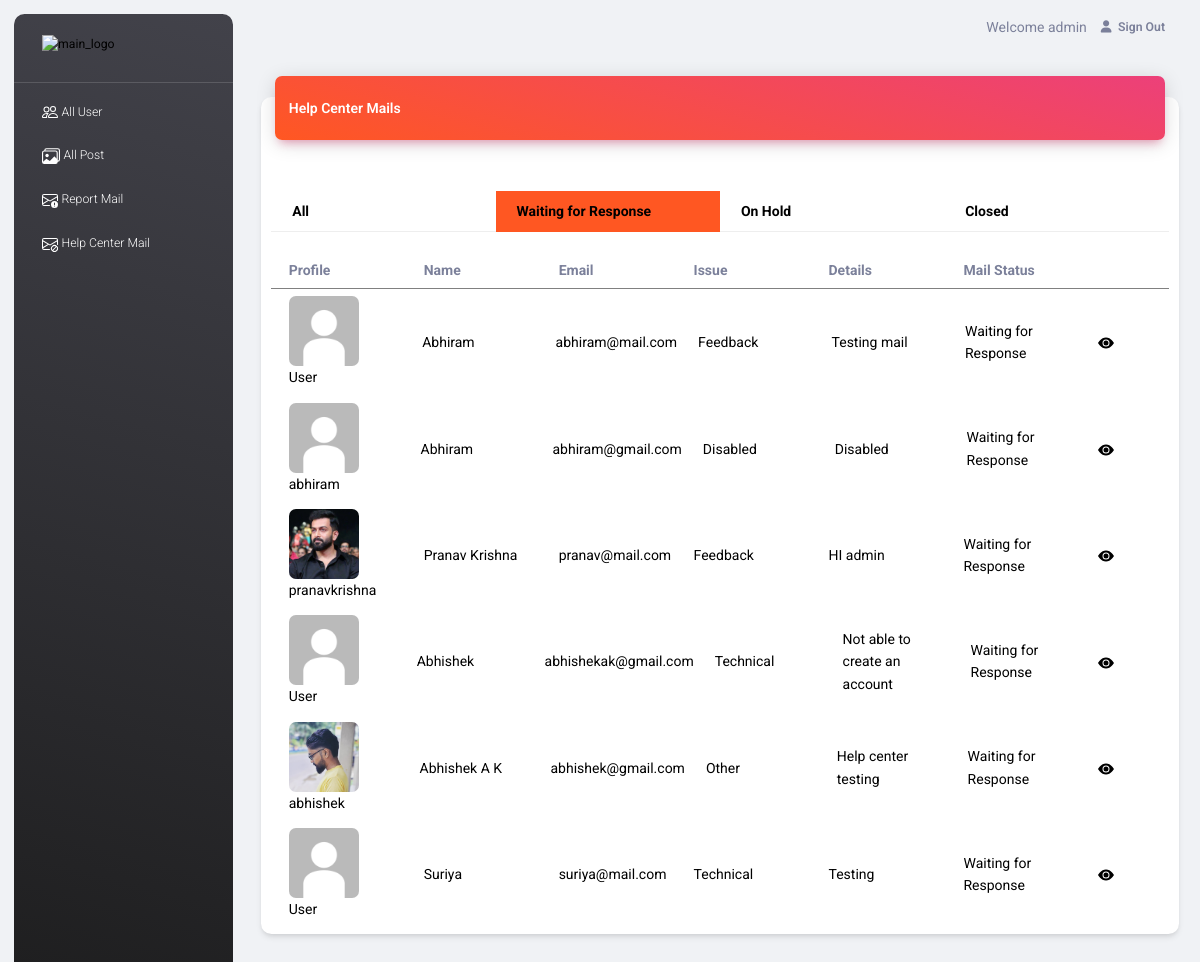
Page /admin_app/help_mail/ (signed in) on the committed database.
### Frontend/models.py (models this page shows)
class HelpCenterDB(models.Model):
    UserId = models.ForeignKey(RegisterDB, on_delete=models.CASCADE, null=True, blank=True)
    Name = models.CharField(max_length=100, null=True, blank=True)
    Email = models.CharField(max_length=100, null=True, blank=True)
    Issue = models.CharField(max_length=50, null=True, blank=True)
    Details = models.CharField(max_length=100, null=True, blank=True)
    created_at = models.DateTimeField(auto_now_add=True)
    MailComment = models.CharField(max_length=100, null=True, blank=True)
    MailStatus = models.IntegerField(default=0)

class RegisterDB(models.Model):
    UserId = models.AutoField(primary_key=True)
    Name = models.CharField(max_length=50, null=True, blank=True)
    Username = models.CharField(max_length=50, null=True, blank=True)
    Email = models.CharField(max_length=70, null=True, blank=True)
    Password = models.CharField(max_length=20, null=True, blank=True)
    DP = models.ImageField(upload_to="DP", default='default.jpg')
    Account_created = models.DateTimeField(auto_now_add=True)
    Status = models.IntegerField(default=0)

### admin_app/views.py (the view)
# urls.py: path('help_mail/', views.help_mail, name="help_mail"),
def help_mail(request):
    if 'username' in request.session:
        mails = HelpCenterDB.objects.all()
        waiting = HelpCenterDB.objects.filter(MailStatus=0)
        hold = HelpCenterDB.objects.filter(MailStatus=1)
        closed = HelpCenterDB.objects.filter(MailStatus=2)
        context = {
            'mails': mails,
            'waiting': waiting,
            'hold': hold,
            'closed': closed
        }
        return render(request, "help_mail.html", context)
    else:
        return redirect(admin_login)

### admin_app/templates/help_mail.html (shortened to what this page needs)
<!DOCTYPE html>
{% extends 'index.html' %}
{% block content %}
{% load static %}
<html lang="en">
<head>
</head>
<body>
<div class="container-fluid py-4">
    <div class="row">
        <div class="col-12">
            <div class="card my-4">
                <div class="card-header p-0 position-relative mt-n4 mx-3 z-index-2">
                    <div class="bg-gradient-primary shadow-primary border-radius-lg pt-4 pb-3">
                        <div class="row justify-content-between">
                            <div class="col-3">
                                <h6 class="text-white text-capitalize ps-3">Help Center Mails</h6>
                            </div>
                        </div>
                    </div>
                </div>
                <div class="card-body pb-2">
                    <div class="full inner_elements margin_top_30">
                        <div class="tab_style2">
                            <div class="tabbar">
                                <nav>
                                    <div class="row nav nav-tabs" id="nav-tab" role="tablist">
                                        <a aria-selected="false" class="col nav-item nav-link" data-toggle="tab"
                                           href="#all_mail" id="nav-all-tab" role="tab"><strong>All</strong></a>
                                        <a aria-selected="true" class=" col nav-item nav-link active" data-toggle="tab"
                                           href="#waiting_mail" id="nav-ongoing-tab" role="tab"><strong>
                                            Waiting for Response </strong></a>
                                        <a aria-selected="true" class=" col nav-item nav-link" data-toggle="tab"
                                           href="#pending_mail" id="nav-pending-tab" role="tab"><strong>
                                            On Hold </strong></a>
                                        <a aria-selected="false" class="col nav-item nav-link" data-toggle="tab"
                                           href="#closed_mail" id="nav-closed-tab" role="tab"><strong>
                                            Closed </strong></a>
                                    </div>
                                </nav>
                                <div class="tab-content" id="nav-tabContent">
                                    <div aria-labelledby="nav-ongoing-tab" class="tab-pane fade show active"
                                         id="waiting_mail"
                                         role="tabpanel">
                                        <div class="msg_list_main">
                                            <div>
                                                <div class="row p-2" style="border-bottom: 1px solid grey;">
                                                    <div class="col">
                                                        <b style="font-size:14px;">Profile</b>
                                                    </div>
                                                    <div class="col">
                                                        <b style="font-size:14px;">Name</b>
                                                    </div>
                                                    <div class="col">
                                                        <b style="font-size:14px;">Email</b>
                                                    </div>
                                                    <div class="col">
                                                        <b style="font-size:14px;">Issue</b>
                                                    </div>
                                                    <div class="col">
                                                        <b style="font-size:14px;">Details</b>
                                                    </div>
                                                    <div class="col">
                                                        <b style="font-size:14px;">Mail Status</b>
                                                    </div>
                                                    <div class="col-1">
                                                    </div>
                                                </div>
                                                {% for i in waiting %}
                                                <div class="row p-2 list-row align-items-center">
                                                    <div class="col">
                                                        {% if i.UserId_id %}
                                                        <a href="{% url 'user_profile' dataid=i.UserId_id %}">
                                                            <img alt="user1"
                                                                 class="avatar me-3 border-radius-lg"
                                                                 src="{{i.UserId.DP.url}}"
                                                                 style="height:70px; width:70px;">
                                                            {{i.UserId.Username}}</a>
                                                        {% else %}
                                                        <img alt="user1"
                                                             class="avatar me-3 border-radius-lg"
                                                             src="{% static 'asset/img/default.jpg' %}"
                                                             style="height:70px; width:70px;">
                                                        User
                                                        {% endif %}
                                                    </div>
                                                    <div class="col">
                                                        <a>{{i.Name}}</a>
                                                    </div>
                                                    <div class="col">
                                                        <a>{{i.Email}}</a>
                                                    </div>
                                                    <div class="col">
                                                        <a>{{i.Issue}}</a>
                                                    </div>
                                                    <div class="col">
                                                        <a>{{i.Details}}</a>
                                                    </div>
                                                    <div class="col">
                                                        {% if i.MailStatus == 0 %}
                                                        Waiting for Response
                                                        {% elif i.MailStatus == 1 %}
                                                        On Hold
                                                        {% else %}
                                                        Closed
                                                        {% endif %}
                                                    </div>
                                                    <div class="col-1">
                                                        <a href="{% url 'help_mail_detail' dataid=i.id %}">
                                                            <svg class="bi bi-eye-fill" fill="currentColor"
                                                                 height="16" viewBox="0 0 16 16" width="16"
                                                                 xmlns="http://www.w3.org/2000/svg">
                                                                <path d="M10.5 8a2.5 2.5 0 1 1-5 0 2.5 2.5 0 0 1 5 0"/>
                                                                <path d="M0 8s3-5.5 8-5.5S16 8 16 8s-3 5.5-8 5.5S0 8 0 8m8 3.5a3.5 3.5 0 1 0 0-7 3.5 3.5 0 0 0 0 7"/>
                                                            </svg>
                                                        </a>
                                                    </div>
                                                </div>
                                                {% endfor %}
                                            </div>
                                        </div>
                                    </div>
                                </div>
                            </div>
                        </div>
                    </div>
                </div>
            </div>
        </div>
    </div>
</div>
</body>
</html>
{% endblock %}

### admin_app/templates/index.html (shortened to what this page needs)
<!DOCTYPE html>
{% load static %}
<html lang="en">
<head>
  <link rel="stylesheet" href="{% static 'asset/css/custom-admin.css' %}" />
  <link rel="stylesheet" href="{% static 'assets/style.css' %}" />
  <link href="{% static 'asset/css/nucleo-icons.css' %}" rel="stylesheet" />
  <link href="{% static 'asset/css/nucleo-svg.css' %}" rel="stylesheet" />
  <link id="pagestyle" href="{% static 'asset/css/material-dashboard.css' %}" rel="stylesheet" />
</head>
<body class="g-sidenav-show  bg-gray-200">
  <aside class="sidenav navbar navbar-vertical navbar-expand-xs border-0 border-radius-xl my-3 fixed-start ms-3   bg-gradient-dark" id="sidenav-main">
    <div class="sidenav-header">
      <a class="navbar-brand m-0" target="_blank">
        <img src="{% static 'asset/img/logo/clikznet.png' %}" class="navbar-brand-img h-100" alt="main_logo">
      </a>
    </div>
    <hr class="horizontal light mt-0 mb-2">
    <div class="collapse navbar-collapse  w-auto  max-height-vh-100" id="sidenav-collapse-main">
      <ul class="navbar-nav">
        <li class="nav-item">
          <a class="nav-link text-white " href="{% url 'user_data' %}">
            <span class="nav-link-text ms-1"> All User</span>
          </a>
        </li>
        <li class="nav-item">
          <a class="nav-link text-white " href="{% url 'post_data' %}">
            <span class="nav-link-text ms-1">All Post</span>
          </a>
        </li>
        <li class="nav-item">
          <a class="nav-link text-white " href="{% url 'report_mail' %}">
            <span class="nav-link-text ms-1"> Report Mail</span>
          </a>
        </li>
        <li class="nav-item">
          <a class="nav-link text-white " href="{% url 'help_mail' %}">
            <span class="nav-link-text ms-1"> Help Center Mail</span>
          </a>
        </li>
      </ul>
    </div>
  </aside>
  <main class="main-content position-relative max-height-vh-100 h-100 border-radius-lg ">
    <nav class="navbar navbar-main navbar-expand-lg px-0 mx-4 shadow-none border-radius-xl" id="navbarBlur" navbar-scroll="true">
      <div class="container-fluid py-1 px-3">
        <div class="collapse navbar-collapse mt-sm-0 mt-2 me-md-0 me-sm-4" id="navbar">
          <div class="ms-md-auto pe-md-3 d-flex align-items-center">
            <div class="input-group input-group-outline">
              Welcome {{request.session.username}}
            </div>
          </div>
          <ul class="navbar-nav  justify-content-end">
            <li class="nav-item d-flex align-items-center">
              <a href="{% url 'admin_logout' %}" class="nav-link text-body font-weight-bold px-0">
                <i class="fa fa-user me-sm-1"></i>
                <span class="d-sm-inline d-none" >Sign Out</span>
              </a>
            </li>
          </ul>
        </div>
      </div>
    </nav>
                    {% block content %}
                     {% endblock %}
  </main>
</body>
</html>

### admin_app/static/asset/css/custom-admin.css (style rules this page uses)
.list-row { color:black; }

### Frontend/static/assets/style.css (style rules this page uses)
* { margin: 0; padding: 0; outline: none !important; }
html, body { color: #898989; font-size: 14px; font-family: 'Poppins', sans-serif; line-height: normal; font-weight: 300; overflow-x: hidden !important; }
a { color: #1f1f1f; text-decoration: none !important; outline: none !important; -webkit-transition: all .3s ease-in-out; -moz-transition: all .3s ease-in-out; -ms-transition: all .3s ease-in-out; -o-transition: all .3s ease-in-out; transition: all .3s ease-in-out; }
h1, h2, h3, h4, h5, h6 { letter-spacing: 0; font-weight: normal; position: relative; padding: 0; font-weight: normal; line-height: normal; color: #1f1f1f; margin: 0 }
h6 { font-size: 13px }
a { color: #898989; text-decoration: none; outline: none; }
a, .btn { text-decoration: none !important; outline: none !important; -webkit-transition: all .3s ease-in-out; -moz-transition: all .3s ease-in-out; -ms-transition: all .3s ease-in-out; -o-transition: all .3s ease-in-out; transition: all .3s ease-in-out; }
ul { list-style-type: none; padding: 0px; margin: 0px; }
.full { width: 100%; float: left; }
.margin_top_30 { margin-top: 30px; }
i, span { display: inline-block; }
.msg_list_main { float: left; width: 100%; }
.tabbar { float: left; width: 100%; }
.tab-content { padding: 20px 0; }
.tabbar .nav-tabs { border-bottom: solid #eee 1px; }
.tabbar nav div.nav-tabs .nav-link { border-radius: 0; padding: 8px 20px; font-size: 14px; font-weight: 300; }
.tab_style2 .tabbar nav div.nav-tabs .nav-link.active { background: #ff5722; color: #fff; border-color: #ff5722; }

### admin_app/templates/help_mail.html (style rules this page uses)
a { text-decoration: none !important; color: black !important; }

### rows in the picture
HelpCenterDB: Name "Abhiram", Email "abhiram@mail.com", Issue "Feedback", Details "Testing mail", MailStatus "Waiting for Response"
HelpCenterDB: UserId.DP (placeholder picture), UserId.Username "abhiram", Name "Abhiram", Email "abhiram@gmail.com", Issue "Disabled", Details "Disabled", MailStatus "Waiting for Response"
HelpCenterDB: UserId.DP (picture), UserId.Username "pranavkrishna", Name "Pranav Krishna", Email "pranav@mail.com", Issue "Feedback", Details "HI admin", MailStatus "Waiting for Response"
HelpCenterDB: Name "Abhishek", Email "abhishekak@gmail.com", Issue "Technical", Details "Not able to create an account", MailStatus "Waiting for Response"
HelpCenterDB: UserId.DP (picture), UserId.Username "abhishek", Name "Abhishek A K", Email "abhishek@gmail.com", Issue "Other", Details "Help center testing", MailStatus "Waiting for Response"
HelpCenterDB: Name "Suriya", Email "suriya@mail.com", Issue "Technical", Details "Testing", MailStatus "Waiting for Response"

### other values in the picture
{{ request.session.username }} "admin"
